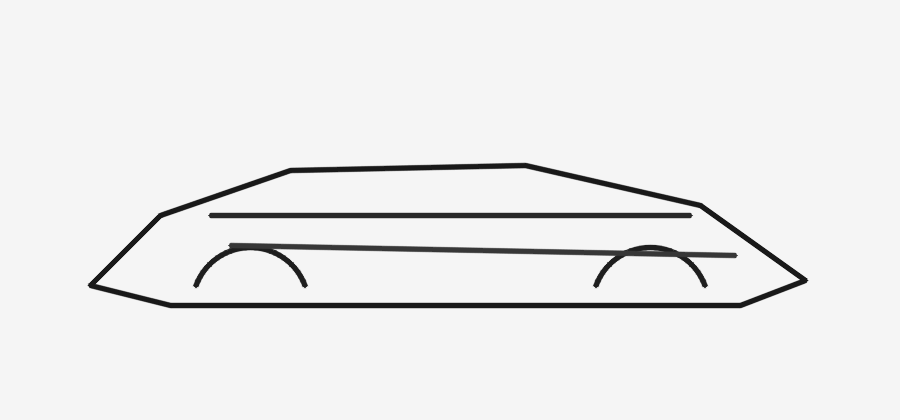
#> input picture data/synthetic_car.png, 900 x 420 px
$ python -i preprocess.py   (imports and definitions only)
#> lines starting #> are read from the running program, lines starting #| are printed output that depends on the picture; after the words box and inside, x2 and y2 are one past the last pixel; in counts of white or black regions, pixels touching at a corner belong together
### src/autoalias/vision/extractor.py
from __future__ import annotations

from dataclasses import dataclass
from pathlib import Path

import numpy as np

from autoalias.models import CurveCandidate


@dataclass(slots=True)
class ExtractorOptions:
    max_curves: int = 400
    min_component_points: int = 24
    canny_low: int = 45
    canny_high: int = 135
    body_mask: bool = True
    include_silhouette: bool = True
    include_internal_edges: bool = True


class OpenCVCurveExtractor:
    """Local curve candidate extractor.

    This is the runnable fallback path. Industrial deployments should feed this stage with
    SAM2/Grounded-SAM/DINOv2 masks and ridges, but the downstream fitting/export code is identical.
    """

    def __init__(self, options: ExtractorOptions | None = None):
        self.options = options or ExtractorOptions()

    # [636 lines left out: functions extract, _line_art_candidates, _body_mask, _silhouette_candidates, _edge_candidates, extract_uncovered_line_art_candidates and 16 more, not called in this run]


def _chain_to_points(chain: list[tuple[int, int]]) -> np.ndarray:
    return np.asarray([[x, y] for x, y in chain], dtype=float)


# [316 lines left out: functions _split_loop_chain, _hough_line_candidates, _component_ellipse_candidates, _uncovered_component_repair_candidates, _order_repair_component_points, _nearest_neighbor_order and 5 more, not called in this run]


def _angle_between(a: np.ndarray, b: np.ndarray) -> float:
    dot = float(np.clip(np.dot(a, b), -1.0, 1.0))
    return float(np.arccos(dot))


# [79 lines left out: functions _suppress_overlapping_candidates, _trim_overlapping_candidates, not called in this run]


def _sample_points_for_overlap(points: np.ndarray) -> np.ndarray:
    step = max(1, len(points) // 180)
    return points[::step, :2]


# [94 lines left out: functions _false_runs, _candidate_overlap_fraction, _min_distances, _smooth_ordered_chain, _curve_length, _deduplicate_candidates and 1 more, not called in this run]


def _require_cv2():
    try:
        import cv2
    except Exception as exc:  # pragma: no cover - dependency error path
        raise RuntimeError("OpenCV is required. Install with `pip install opencv-python`.") from exc
    return cv2

### src/autoalias/review/preprocess.py
from __future__ import annotations

from dataclasses import dataclass
from pathlib import Path

import numpy as np

from autoalias.vision.extractor import _require_cv2


@dataclass(slots=True)
class RawFeatureLinePreprocessResult:
    source_path: Path
    output_path: Path
    crop_bbox: tuple[int, int, int, int]
    line_pixels: int


def preprocess_raw_feature_lines(
    input_path: str | Path,
    output_dir: str | Path,
    *,
    canny_low: int = 28,
    canny_high: int = 78,
    background_lab_distance: float = 9.0,
    min_component_area: int = 45,
    min_component_extent: int = 24,
    crop_padding: int = 35,
) -> RawFeatureLinePreprocessResult:
    """Convert an unprocessed photo/render into black-line-on-white line art.

    This is intended as a front door for images that have not already gone
    through ControlNet/Canny/line-art preprocessing. The returned image is the
    one AutoAlias should use for skeleton extraction, so cropping is safe because
    all downstream coordinates live in this processed image space.
    """
#> called with input_path = '../../../data/synthetic_car.png', output_dir = 'out.png', canny_low = 28, canny_high = 78, background_lab_distance = 9, min_component_area = 45, min_component_extent = 24, crop_padding = 35
    cv2 = _require_cv2()
    source = Path(input_path).resolve()
    out_dir = Path(output_dir).resolve()
    out_dir.mkdir(parents=True, exist_ok=True)
    output = out_dir / f"{source.stem}_feature_lines_white.png"

    img_bgr = cv2.imread(str(source), cv2.IMREAD_COLOR)
#> img_bgr is the input picture: shape (420, 900, 3); min 25, max 245, mean 236.8
    if img_bgr is None:
        raise FileNotFoundError(f"Cannot read image: {source}")

    img_rgb = cv2.cvtColor(img_bgr, cv2.COLOR_BGR2RGB)
    h, w = img_rgb.shape[:2]
#> h = 420; w = 900

    smooth = cv2.bilateralFilter(img_rgb, d=9, sigmaColor=65, sigmaSpace=65)
    gray = cv2.cvtColor(smooth, cv2.COLOR_RGB2GRAY)
    edges = cv2.Canny(gray, threshold1=int(canny_low), threshold2=int(canny_high), L2gradient=True)
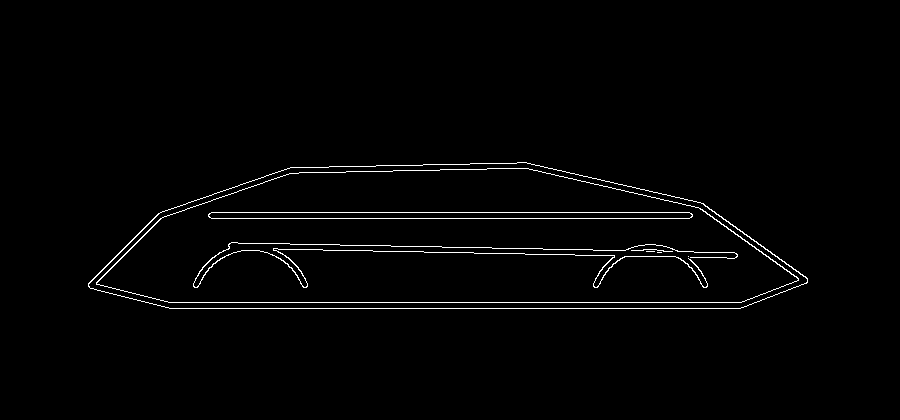
#> edges: shape (420, 900); 1.5% white in thin lines or dots, all inside (x1, y1, x2, y2) = (88, 162, 808, 309)

    border = max(2, min(25, h // 4, w // 4))
#> border = 25
    border_pixels = np.concatenate(
        [
            img_rgb[:border].reshape(-1, 3),
            img_rgb[-border:].reshape(-1, 3),
            img_rgb[:, :border].reshape(-1, 3),
            img_rgb[:, -border:].reshape(-1, 3),
        ]
    )
    border_lab = cv2.cvtColor(
        border_pixels.reshape(-1, 1, 3).astype(np.uint8),
        cv2.COLOR_RGB2LAB,
    ).reshape(-1, 3)
    bg_lab = np.median(border_lab, axis=0)
#> bg_lab = [246, 128, 128]

    lab = cv2.cvtColor(img_rgb, cv2.COLOR_RGB2LAB).astype(np.float32)
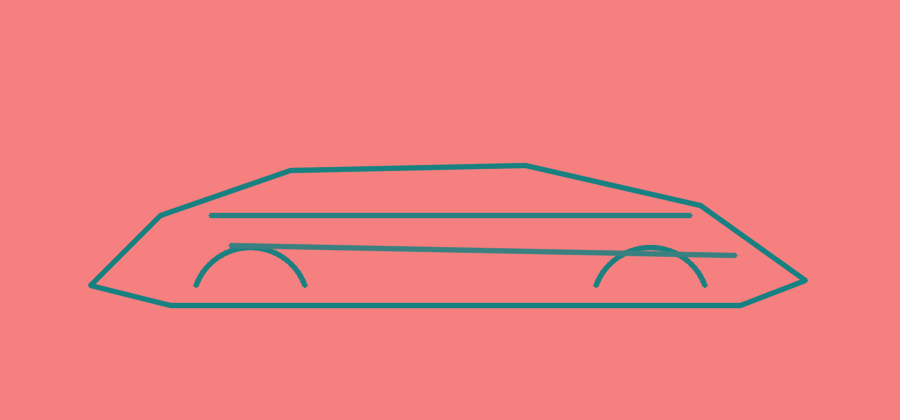
#> lab: shape (420, 900, 3) float32; mean R, G, B 239, 128, 128
    dist = np.linalg.norm(lab - bg_lab, axis=2)
    obj_mask = (dist > float(background_lab_distance)).astype(np.uint8) * 255
#> obj_mask: shape (420, 900); 4.9% white; 3 white regions, box (x1, y1, x2, y2) and area: (87, 162, 809, 309) 10045, (192, 242, 738, 289) 4917, (208, 212, 693, 219) 3379
    obj_mask = cv2.medianBlur(obj_mask, 7)
#> obj_mask: shape (420, 900); 4.8% white; 3 white regions, box (x1, y1, x2, y2) and area: (88, 162, 807, 309) 10045, (193, 242, 737, 288) 4902, (209, 212, 692, 219) 3361
    obj_mask = cv2.morphologyEx(
        obj_mask,
        cv2.MORPH_CLOSE,
        np.ones((17, 17), np.uint8),
        iterations=2,
    )
#> obj_mask: shape (420, 900); 10.6% white; 1 white region, box (x1, y1, x2, y2) and area: (88, 162, 807, 309) 39931
    obj_mask = cv2.morphologyEx(
        obj_mask,
        cv2.MORPH_OPEN,
        np.ones((7, 7), np.uint8),
        iterations=1,
    )
#> obj_mask: shape (420, 900); 10.1% white; 8 white regions, largest, box (x1, y1, x2, y2) and area: (161, 174, 805, 309) 35928, (90, 255, 123, 295) 890, (462, 163, 495, 170) 231

    num_labels, labels, stats, _ = cv2.connectedComponentsWithStats(obj_mask)
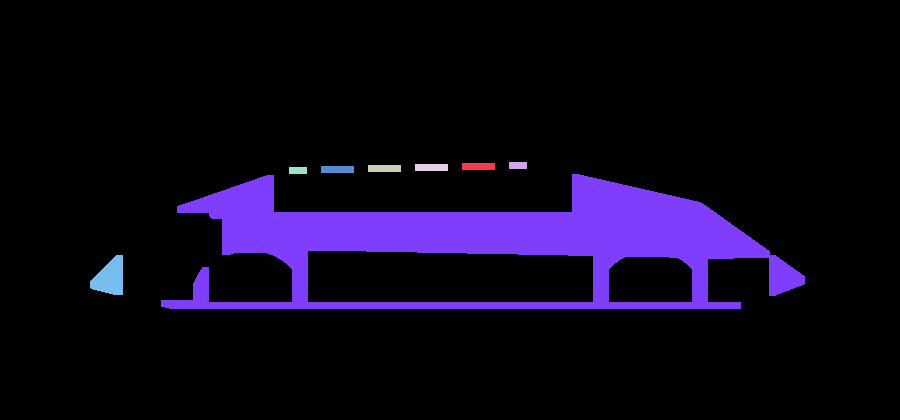
#> labels: shape (420, 900) int32; 9 distinct labels, from 0 to 8; one colour per label, 0 black
#> num_labels = 9; stats = [[0, 0, 900, 420, 340006], [462, 163, 33, 7, 231], [509, 162, 18, 7, 126], [368, 165, 33, 7, 231], [415, 164, 33, 7, 231], [289, 167, 18, 7, 126], [321, 166, 33, 7, 231], [161, 174, 644, 135, 35928], [90, 255, 33, 40, 890]]
    if num_labels > 1:
        largest_id = 1 + int(np.argmax(stats[1:, cv2.CC_STAT_AREA]))
#> largest_id = 7
        obj_mask = (labels == largest_id).astype(np.uint8) * 255
#> obj_mask: shape (420, 900); 9.5% white; 1 white region, box (x1, y1, x2, y2) and area: (161, 174, 805, 309) 35928

    flood = obj_mask.copy()
    flood_mask = np.zeros((h + 2, w + 2), np.uint8)
    cv2.floodFill(flood, flood_mask, seedPoint=(0, 0), newVal=255)
#> flood: shape (420, 900); 95.4% white; 2 black regions, box (x1, y1, x2, y2) and area: (308, 251, 593, 302) 13906, (609, 257, 692, 302) 3548
    holes = cv2.bitwise_not(flood)
    obj_filled = cv2.bitwise_or(obj_mask, holes)
#> obj_filled: shape (420, 900); 14.1% white; 1 white region, box (x1, y1, x2, y2) and area: (161, 174, 805, 309) 53382
    obj_dilated = cv2.dilate(obj_filled, np.ones((25, 25), np.uint8), iterations=1)
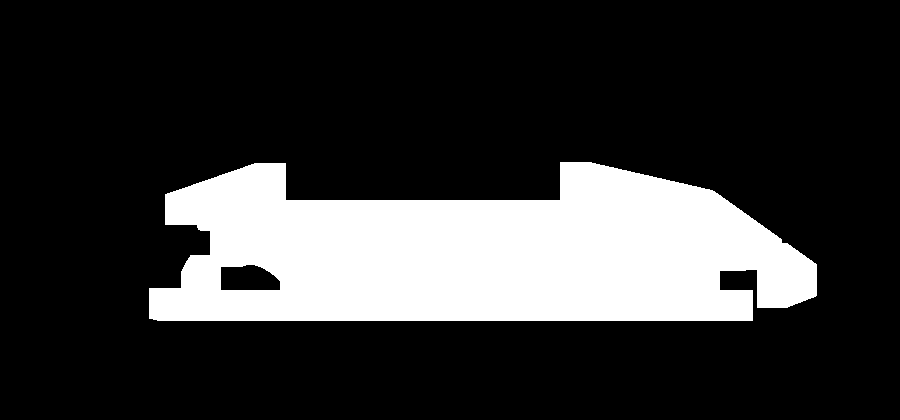
#> obj_dilated: shape (420, 900); 20.8% white; 1 white region, box (x1, y1, x2, y2) and area: (149, 162, 817, 321) 78762
    edges_obj = cv2.bitwise_and(edges, edges, mask=obj_dilated)
#> edges_obj: shape (420, 900); 1.2% white in thin lines or dots, all inside (x1, y1, x2, y2) = (149, 169, 808, 309)

    num_labels, labels, stats, _ = cv2.connectedComponentsWithStats(edges_obj, connectivity=8)
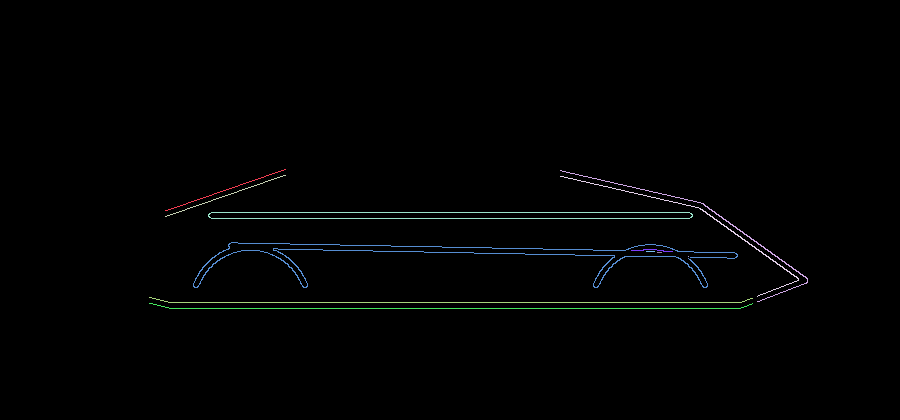
#> labels: shape (420, 900) int32; 13 distinct labels, from 0 to 12; one colour per label, 0 black
#> num_labels = 13; stats = 13 rows, first 6: [0, 0, 900, 420, 373298], [165, 169, 121, 42, 121], [560, 170, 248, 132, 378], [165, 175, 121, 42, 121], [560, 176, 239, 121, 352], [208, 212, 485, 7, 976]
    filtered = np.zeros_like(edges_obj)
    for index in range(1, num_labels):
        area = int(stats[index, cv2.CC_STAT_AREA])
        width = int(stats[index, cv2.CC_STAT_WIDTH])
        height = int(stats[index, cv2.CC_STAT_HEIGHT])
        if area >= int(min_component_area) and max(width, height) >= int(min_component_extent):
            filtered[labels == index] = 255
#> this loop made 12 passes
#> (area, width, height) on passes 1, 2, 3, 4, 5, 6, 7, 11, 12: (121, 121, 42), (378, 248, 132), (121, 121, 42), (352, 239, 121), (976, 485, 7), (1487, 545, 46), (44, 42, 3), (604, 604, 6), (604, 604, 6)

    line_mask = cv2.dilate(filtered, np.ones((2, 2), np.uint8), iterations=1)
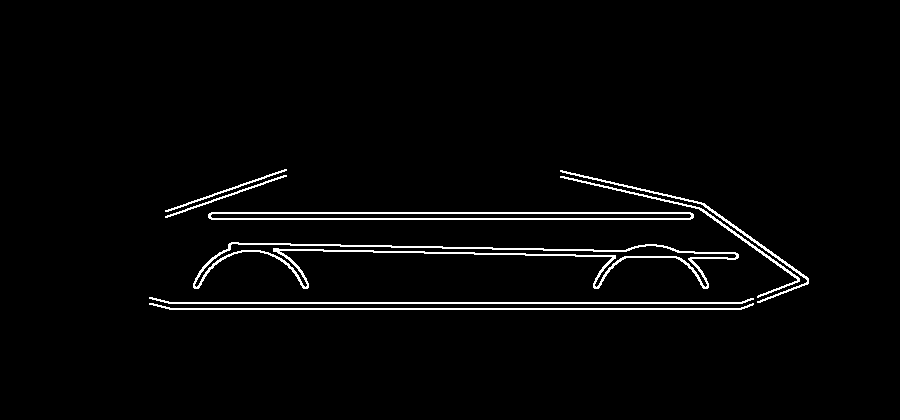
#> line_mask: shape (420, 900); 2.5% white in thin lines or dots, all inside (x1, y1, x2, y2) = (149, 169, 809, 310)
    ys, xs = np.where(line_mask > 0)
#> ys = 9571 values from 169 to 309; xs = 9571 values, max 808 at index 6675, min 149 at index 7095, mean 482.9
    if len(xs) == 0 or len(ys) == 0:
        raise ValueError(
            "原图预处理没有找到可用线条像素。"
            "这通常表示当前图片已经是线稿/ControlNet 结果/黑底白线图，"
            "或者线条太淡、对比度太低，被主体遮罩和噪声过滤步骤过滤掉了。"
            "请取消“原图预处理”，或改用“黑底白线草图”/“铅笔弱线增强”，"
            "并适当降低弱线阈值后重新提取。"
        )

    pad = int(max(crop_padding, 0))
    x1 = max(int(xs.min()) - pad, 0)
#> x1 = 114
    x2 = min(int(xs.max()) + pad, w)
#> x2 = 843
    y1 = max(int(ys.min()) - pad, 0)
#> y1 = 134
    y2 = min(int(ys.max()) + pad, h)
#> y2 = 344
    line_crop = line_mask[y1:y2, x1:x2]
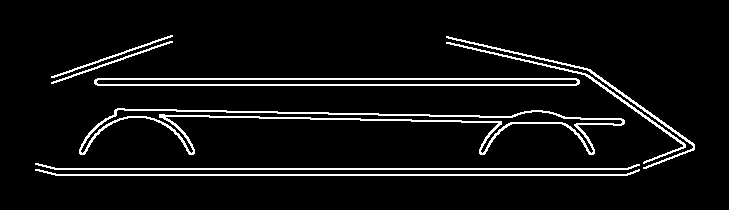
#> line_crop: shape (210, 729); 6.3% white in thin lines or dots, all inside (x1, y1, x2, y2) = (35, 35, 695, 176)

    white_bg = np.full((y2 - y1, x2 - x1, 3), 255, dtype=np.uint8)
#> white_bg: shape (210, 729, 3); every value is 255
    white_bg[line_crop > 0] = 0
    if not cv2.imwrite(str(output), white_bg):
        raise OSError(f"Cannot write preprocessed image: {output}")

    return RawFeatureLinePreprocessResult(
        source_path=source,
        output_path=output,
        crop_bbox=(x1, y1, x2, y2),
        line_pixels=int(np.count_nonzero(line_crop)),
    )


# [103 lines left out: function preprocess_thick_stroke_contours, not called in this run]

>>> result = preprocess_raw_feature_lines('../../../data/synthetic_car.png', 'out.png')
